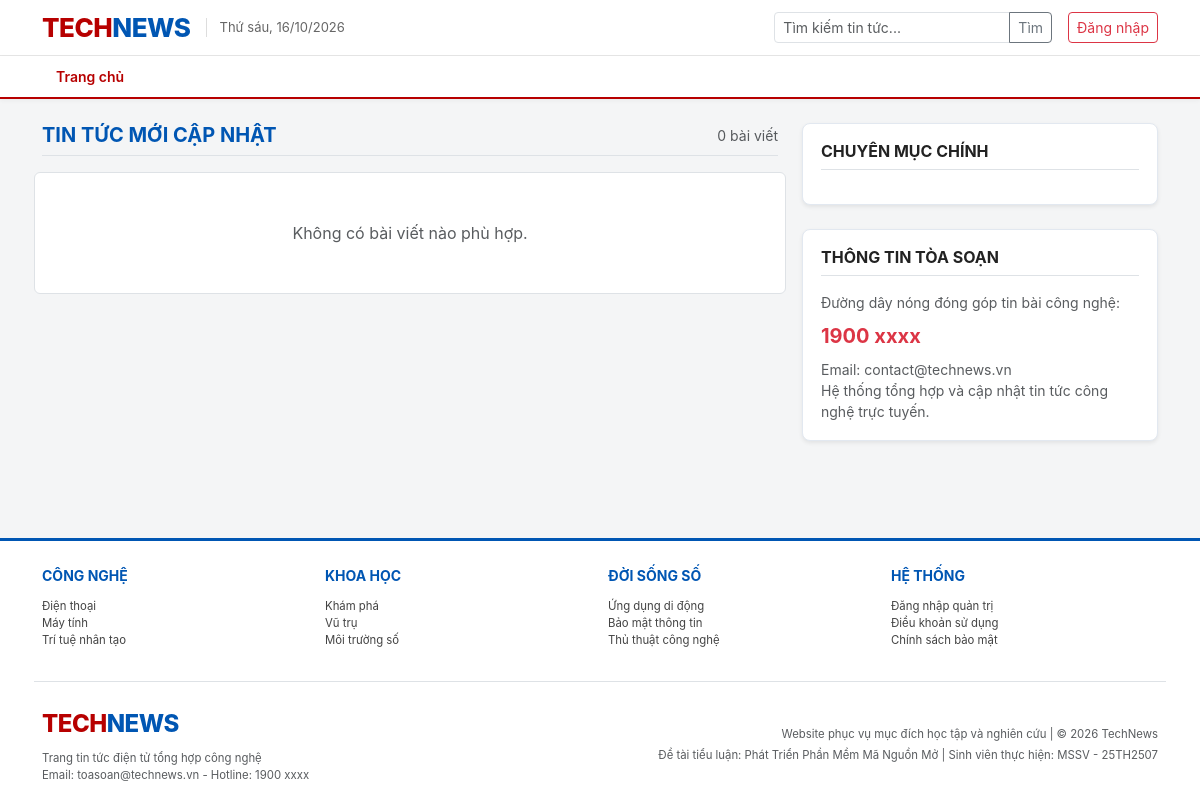
Before: / with the older database file.
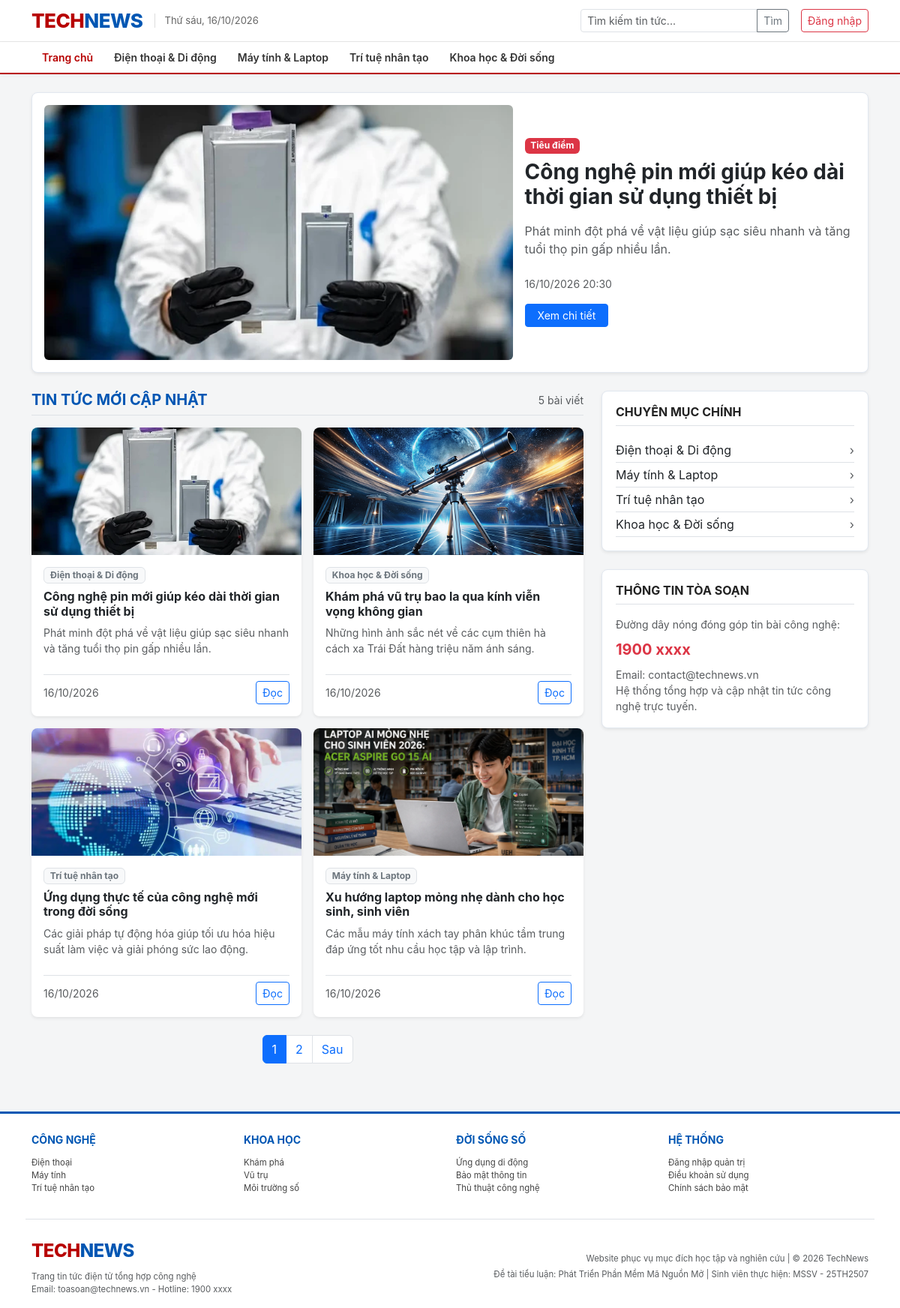
After: the same page with the newer database file.
### tables this page shows
CREATE TABLE `categories` (
  `id` int(11) NOT NULL,
  `name` varchar(100) NOT NULL
);

CREATE TABLE `posts` (
  `id` int(11) NOT NULL,
  `category_id` int(11) NOT NULL,
  `title` varchar(255) NOT NULL,
  `summary` text NOT NULL,
  `content` longtext NOT NULL,
  `image` varchar(255) NOT NULL DEFAULT 'default.jpg',
  `created_at` datetime NOT NULL DEFAULT current_timestamp()
);

### index.php (the view, shortened to what this page needs)
<?php
require_once 'db.php';
$days = ['Chủ nhật', 'Thứ hai', 'Thứ ba', 'Thứ tư', 'Thứ năm', 'Thứ sáu', 'Thứ bảy'];
$current_date = $days[date('w')] . ', ' . date('d/m/Y');
$search = isset($_GET['search']) ? trim($_GET['search']) : '';
$cat_id = isset($_GET['cat_id']) ? (int)$_GET['cat_id'] : 0;
$where_clause = "";
$limit = 4;
$page = isset($_GET['page']) ? (int)$_GET['page'] : 1;
$sql_count = "SELECT COUNT(*) AS total FROM posts $where_clause";
$res_count = mysqli_query($conn, $sql_count);
$row_count = mysqli_fetch_assoc($res_count);
$total_records = $row_count['total'] ?? 0;
$total_pages = ceil($total_records / $limit);
$offset = ($page - 1) * $limit;
$sql_posts = "SELECT posts.*, categories.name AS cat_name
              FROM posts
              JOIN categories ON posts.category_id = categories.id
              $where_clause
              ORDER BY posts.id DESC
              LIMIT $offset, $limit";
$res_posts = mysqli_query($conn, $sql_posts);
$sql_featured = "SELECT posts.*, categories.name AS cat_name
                 FROM posts
                 JOIN categories ON posts.category_id = categories.id
                 ORDER BY posts.id DESC LIMIT 1";
$res_featured = mysqli_query($conn, $sql_featured);
$featured_post = mysqli_fetch_assoc($res_featured);
$res_cats = mysqli_query($conn, "SELECT * FROM categories");
$categories_list = [];
if ($res_cats) {
    while ($c = mysqli_fetch_assoc($res_cats)) {
        $categories_list[] = $c;
    }
}
?>
<!DOCTYPE html>
<html lang="vi">
<head>
    <link href="https://cdn.jsdelivr.net/npm/bootstrap@5.3.0/dist/css/bootstrap.min.css" rel="stylesheet">
    <link href="css/style.css" rel="stylesheet">
</head>
<body>
    <div class="main-wrapper">
        <header class="top-header py-2">
            <div class="container d-flex justify-content-between align-items-center">
                <div class="d-flex align-items-center">
                    <a href="index.php" class="brand-logo me-3">TECH<span>NEWS</span></a>
                    <span class="header-date d-none d-md-inline"><?= $current_date ?></span>
                </div>
                <div class="d-flex align-items-center gap-3">
                    <form action="index.php" method="GET" class="d-flex">
                        <div class="input-group input-group-sm">
                            <input type="text" name="search" class="form-control" placeholder="Tìm kiếm tin tức..." value="<?= htmlspecialchars($search) ?>">
                            <button class="btn btn-outline-secondary" type="submit">Tìm</button>
                        </div>
                    </form>
                    <a href="login.php" class="btn btn-outline-danger btn-sm text-nowrap">Đăng nhập</a>
                </div>
            </div>
        </header>
        <nav class="nav-category-bar mb-4">
            <div class="container">
                <ul class="nav">
                    <li class="nav-item">
                        <a class="nav-link <?= ($cat_id == 0) ? 'active' : '' ?>" href="index.php">Trang chủ</a>
                    </li>
                    <?php foreach ($categories_list as $cat): ?>
                        <li class="nav-item">
                            <a class="nav-link <?= ($cat_id == $cat['id']) ? 'active' : '' ?>"
                               href="index.php?cat_id=<?= $cat['id'] ?>"><?= htmlspecialchars($cat['name']) ?></a>
                        </li>
                    <?php endforeach; ?>
                </ul>
            </div>
        </nav>
        <div class="container mb-5">
            <?php if ($featured_post && empty($search) && $cat_id == 0 && $page == 1): ?>
                <div class="featured-box p-3 mb-4 shadow-sm">
                    <div class="row g-3">
                        <div class="col-lg-7">
                            <img src="uploads/<?= !empty($featured_post['image']) ? $featured_post['image'] : 'default.jpg' ?>"
                                 class="featured-img rounded" alt="Tiêu điểm" onerror="this.src='uploads/default.jpg'">
                        </div>
                        <div class="col-lg-5 d-flex flex-column justify-content-center">
                            <span class="badge bg-danger mb-2 align-self-start">Tiêu điểm</span>
                            <h3 class="fw-bold mb-3">
                                <a href="detail.php?id=<?= $featured_post['id'] ?>" class="text-decoration-none text-dark">
                                    <?= htmlspecialchars($featured_post['title']) ?>
                                </a>
                            </h3>
                            <p class="text-muted mb-4"><?= htmlspecialchars($featured_post['summary']) ?></p>
                            <div>
                                <small class="text-muted d-block mb-3"><?= date('d/m/Y H:i', strtotime($featured_post['created_at'])) ?></small>
                                <a href="detail.php?id=<?= $featured_post['id'] ?>" class="btn btn-primary btn-sm px-3">Xem chi tiết</a>
                            </div>
                        </div>
                    </div>
                </div>
            <?php endif; ?>
            <div class="row g-4">
                <div class="col-lg-8">
                    <div class="d-flex justify-content-between align-items-center border-bottom pb-2 mb-3">
                        <h5 class="fw-bold text-uppercase m-0" style="color: #0056b3;">
                            <?= !empty($search) ? 'Kết quả tìm kiếm' : 'Tin tức mới cập nhật' ?>
                        </h5>
                        <small class="text-muted"><?= $total_records ?> bài viết</small>
                    </div>
                    <div class="row g-3">
                        <?php if ($res_posts && mysqli_num_rows($res_posts) > 0): ?>
                            <?php while ($row = mysqli_fetch_assoc($res_posts)): ?>
                                <div class="col-md-6">
                                    <div class="card h-100 post-card shadow-sm border-0">
                                        <img src="uploads/<?= !empty($row['image']) ? $row['image'] : 'default.jpg' ?>"
                                             class="card-img-top" alt="Hình ảnh" onerror="this.src='uploads/default.jpg'">
                                        <div class="card-body d-flex flex-column">
                                            <span class="badge bg-light text-secondary border mb-2 align-self-start">
                                                <?= htmlspecialchars($row['cat_name']) ?>
                                            </span>
                                            <h6 class="card-title fw-bold">
                                                <a href="detail.php?id=<?= $row['id'] ?>" class="text-decoration-none text-dark">
                                                    <?= htmlspecialchars($row['title']) ?>
                                                </a>
                                            </h6>
                                            <p class="card-text text-muted small flex-grow-1">
                                                <?= htmlspecialchars($row['summary']) ?>
                                            </p>
                                            <div class="mt-2 pt-2 border-top d-flex justify-content-between align-items-center">
                                                <small class="text-muted"><?= date('d/m/Y', strtotime($row['created_at'])) ?></small>
                                                <a href="detail.php?id=<?= $row['id'] ?>" class="btn btn-sm btn-outline-primary">Đọc</a>
                                            </div>
                                        </div>
                                    </div>
                                </div>
                            <?php endwhile; ?>
                        <?php else: ?>
                            <div class="col-12 py-5 text-center bg-white rounded border">
                                <p class="text-muted mb-0">Không có bài viết nào phù hợp.</p>
                            </div>
                        <?php endif; ?>
                    </div>
                    <?php if ($total_pages > 1): ?>
                        <nav class="mt-4">
                            <ul class="pagination justify-content-center">
                                <?php for ($i = 1; $i <= $total_pages; $i++): ?>
                                    <li class="page-item <?= ($i == $page) ? 'active' : '' ?>">
                                        <a class="page-link" href="index.php?page=<?= $i ?>&search=<?= urlencode($search) ?>&cat_id=<?= $cat_id ?>"><?= $i ?></a>
                                    </li>
                                <?php endfor; ?>
                                <?php if ($page < $total_pages): ?>
                                    <li class="page-item">
                                        <a class="page-link" href="index.php?page=<?= $page + 1 ?>&search=<?= urlencode($search) ?>&cat_id=<?= $cat_id ?>">Sau</a>
                                    </li>
                                <?php endif; ?>
                            </ul>
                        </nav>
                    <?php endif; ?>
                </div>
                <div class="col-lg-4">
                    <div class="sidebar-box mb-4 shadow-sm">
                        <h6 class="fw-bold border-bottom pb-2 mb-3 text-uppercase">Chuyên mục chính</h6>
                        <ul class="list-unstyled mb-0">
                            <?php foreach ($categories_list as $cat): ?>
                                <li class="py-1 border-bottom d-flex justify-content-between align-items-center">
                                    <a href="index.php?cat_id=<?= $cat['id'] ?>" class="text-decoration-none text-dark">
                                        <?= htmlspecialchars($cat['name']) ?>
                                    </a>
                                    <span class="text-muted">&rsaquo;</span>
                                </li>
                            <?php endforeach; ?>
                        </ul>
                    </div>
                    <div class="sidebar-box shadow-sm">
                        <h6 class="fw-bold border-bottom pb-2 mb-3 text-uppercase">Thông tin tòa soạn</h6>
                        <p class="small text-muted mb-2">Đường dây nóng đóng góp tin bài công nghệ:</p>
                        <p class="fw-bold text-danger fs-5 mb-2">1900 xxxx</p>
                        <p class="small text-muted mb-0">
                            Email: contact@technews.vn<br>
                            Hệ thống tổng hợp và cập nhật tin tức công nghệ trực tuyến.
                        </p>
                    </div>
                </div>
            </div>
        </div>
    </div>
    <footer class="footer-thanhnien pt-4 pb-3">
        <div class="container">
            <div class="row row-cols-2 row-cols-md-4 g-3 mb-4 pb-3 border-bottom">
                <div>
                    <div class="footer-title">CÔNG NGHỆ</div>
                    <ul class="list-unstyled small">
                        <li><a href="index.php?cat_id=1">Điện thoại</a></li>
                        <li><a href="index.php?cat_id=2">Máy tính</a></li>
                        <li><a href="index.php?cat_id=3">Trí tuệ nhân tạo</a></li>
                    </ul>
                </div>
                <div>
                    <div class="footer-title">KHOA HỌC</div>
                    <ul class="list-unstyled small">
                        <li><a href="index.php?cat_id=4">Khám phá</a></li>
                        <li><a href="index.php">Vũ trụ</a></li>
                        <li><a href="index.php">Môi trường số</a></li>
                    </ul>
                </div>
                <div>
                    <div class="footer-title">ĐỜI SỐNG SỐ</div>
                    <ul class="list-unstyled small">
                        <li><a href="index.php">Ứng dụng di động</a></li>
                        <li><a href="index.php">Bảo mật thông tin</a></li>
                        <li><a href="index.php">Thủ thuật công nghệ</a></li>
                    </ul>
                </div>
                <div>
                    <div class="footer-title">HỆ THỐNG</div>
                    <ul class="list-unstyled small">
                        <li><a href="login.php">Đăng nhập quản trị</a></li>
                        <li><a href="index.php">Điều khoản sử dụng</a></li>
                        <li><a href="index.php">Chính sách bảo mật</a></li>
                    </ul>
                </div>
            </div>
            <div class="row align-items-center">
                <div class="col-md-6 mb-3 mb-md-0">
                    <span class="brand-logo fs-4">TECH<span>NEWS</span></span>
                    <p class="small text-muted mt-2 mb-0">
                        Trang tin tức điện tử tổng hợp công nghệ<br>
                        Email: toasoan@technews.vn - Hotline: 1900 xxxx
                    </p>
                </div>
                <div class="col-md-6 text-md-end small text-muted">
                    <p class="mb-1">Website phục vụ mục đích học tập và nghiên cứu | &copy; 2026 TechNews</p>
                    <p class="mb-0">Đề tài tiểu luận: Phát Triển Phần Mềm Mã Nguồn Mở | Sinh viên thực hiện: MSSV - 25TH2507 </p>
                </div>
            </div>
        </div>
    </footer>
</body>
</html>

### css/style.css (style rules this page uses)
html, body { height: 100%; margin: 0; padding: 0; background-color: #f4f5f6; color: #222; font-family: -apple-system, BlinkMacSystemFont, "Segoe UI", Roboto, "Helvetica Neue", Arial, sans-serif; }
body { display: flex; flex-direction: column; min-height: 100vh; }
.main-wrapper { flex: 1 0 auto; }
footer { flex-shrink: 0; }
.top-header { background-color: #ffffff; border-bottom: 1px solid #e5e5e5; }
.brand-logo { font-size: 26px; font-weight: 800; color: #b70000; text-decoration: none; letter-spacing: -0.5px; }
.brand-logo span { color: #0056b3; }
.header-date { font-size: 13px; color: #666; border-left: 1px solid #ddd; padding-left: 12px; }
.nav-category-bar { background-color: #ffffff; border-bottom: 2px solid #b70000; box-shadow: 0 2px 4px rgba(0,0,0,0.04); }
.nav-category-bar .nav-link { font-size: 14px; font-weight: 600; color: #333; padding: 10px 14px; }
.nav-category-bar .nav-link:hover, .nav-category-bar .nav-link.active { color: #b70000; }
.featured-box { background: #ffffff; border-radius: 8px; overflow: hidden; border: 1px solid #e2e8f0; }
.featured-img { width: 100%; height: 340px; object-fit: cover; }
.post-card { background: #ffffff; border: 1px solid #e2e8f0; border-radius: 8px; overflow: hidden; transition: transform 0.2s, box-shadow 0.2s; }
.card-img-top { height: 170px; object-fit: cover; }
.sidebar-box { background: #ffffff; border: 1px solid #e2e8f0; border-radius: 8px; padding: 18px; }
.footer-thanhnien { background-color: #ffffff; border-top: 3px solid #0056b3; color: #333; font-size: 13px; }
.footer-thanhnien a { color: #444; text-decoration: none; }
.footer-title { font-weight: 700; font-size: 14px; margin-bottom: 12px; color: #0056b3; }

Changed rows visible on the page:
added categories: name "Điện thoại & Di động"
added categories: name "Máy tính & Laptop"
added categories: name "Trí tuệ nhân tạo"
added categories: name "Khoa học & Đời sống"
added posts: image (picture), title "Công nghệ pin mới giúp kéo dài thời gian sử dụng thiết bị", summary "Phát minh đột phá về vật liệu giúp sạc siêu nhanh và tăng tuổi thọ pin gấp nhiều lần.", created_at "16/10/2026 20:30", category.name "Điện thoại & Di động", created_at "16/10/2026"
added posts: image (picture), category.name "Khoa học & Đời sống", title "Khám phá vũ trụ bao la qua kính viễn vọng không gian", summary "Những hình ảnh sắc nét về các cụm thiên hà cách xa Trái Đất hàng triệu năm ánh sáng.", created_at "16/10/2026"
added posts: image (picture), category.name "Trí tuệ nhân tạo", title "Ứng dụng thực tế của công nghệ mới trong đời sống", summary "Các giải pháp tự động hóa giúp tối ưu hóa hiệu suất làm việc và giải phóng sức lao động.", created_at "16/10/2026"
added posts: image (picture), category.name "Máy tính & Laptop", title "Xu hướng laptop mỏng nhẹ dành cho học sinh, sinh viên", summary "Các mẫu máy tính xách tay phân khúc tầm trung đáp ứng tốt nhu cầu học tập và lập trình.", created_at "16/10/2026"
Other visible differences:
$total_records: "0" → "5"
text no longer shown: "Không có bài viết nào phù hợp."
text now shown: "Tiêu điểm Xem chi tiết Sau"
new list line: "1"
new list line: "2"
